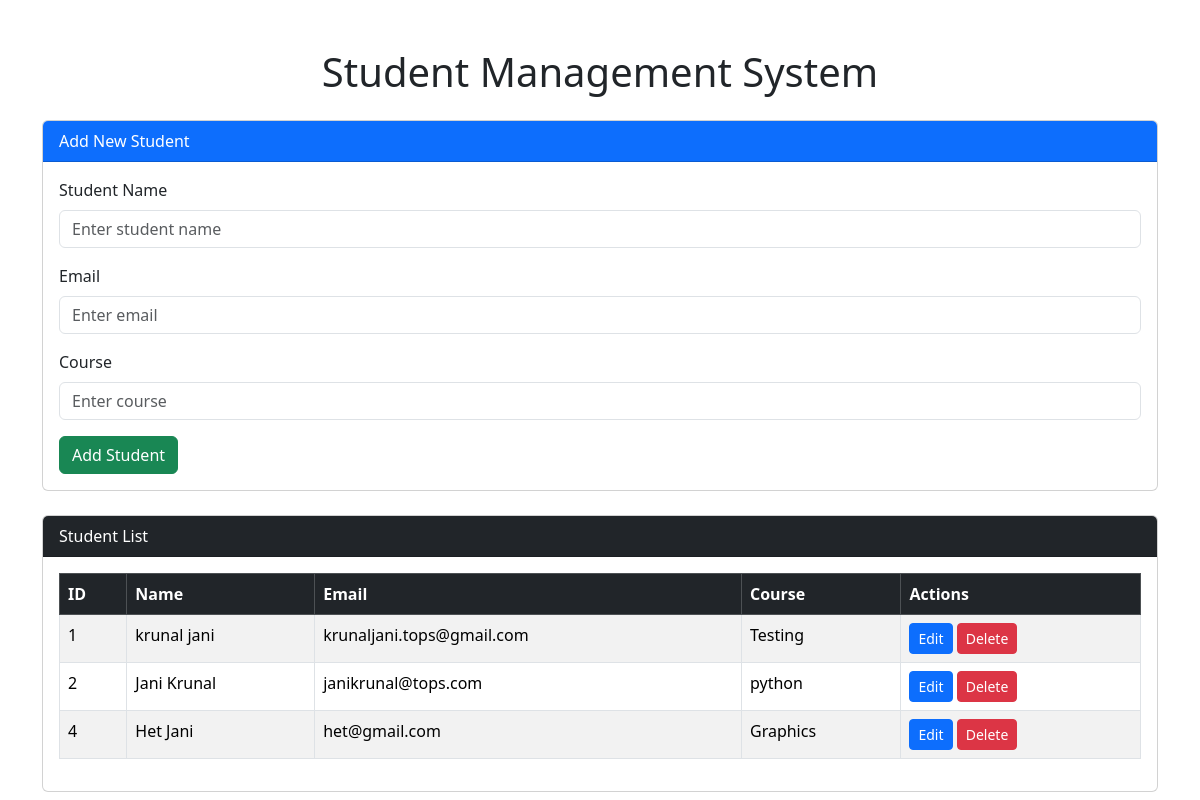
Before: / with the older database file.
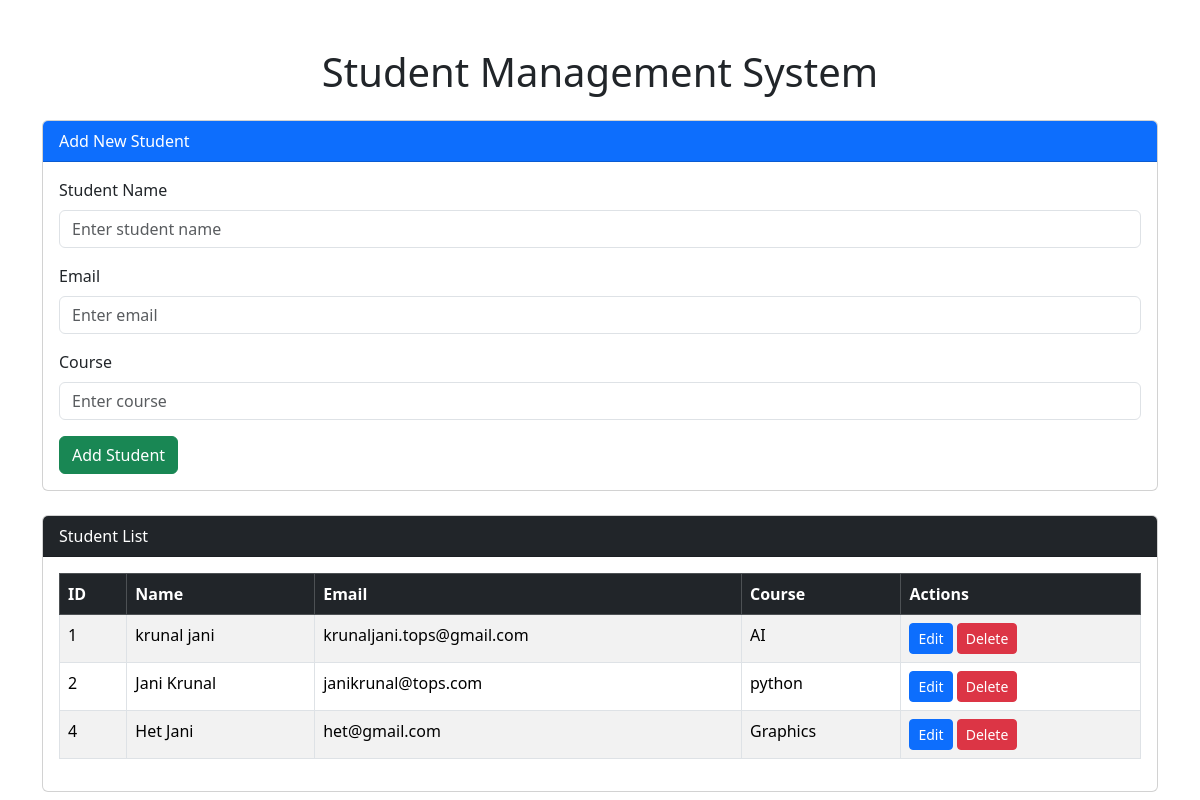
After: the same page with the newer database file.
### students/models.py (models this page shows, shortened)
class Student(models.Model):
    name = models.CharField(max_length=100)
    email = models.EmailField()
    course = models.CharField(max_length=100)

### students/views.py (the view, shortened to what this page needs)
# urls.py: path("", views.student_list, name="student_list"),
def student_list(request):
    students = Student.objects.all()
    return render(
        request,
        "student_list.html",
        {
            "students": students
        }
    )

### students/templates/student_list.html (shortened to what this page needs)
<!DOCTYPE html>
<html lang="en">
<head>
    <link
        href="https://cdn.jsdelivr.net/npm/bootstrap@5.3.3/dist/css/bootstrap.min.css"
        rel="stylesheet">
</head>
<body>
<div class="container mt-5">
    <h1 class="text-center mb-4">
        Student Management System
    </h1>
    <div class="card mb-4">
        <div class="card-header bg-primary text-white">
            Add New Student
        </div>
        <div class="card-body">
            <form method="POST">
                <div class="mb-3">
                    <label class="form-label">
                        Student Name
                    </label>
                    <input
                        type="text"
                        name="name"
                        class="form-control"
                        placeholder="Enter student name"
                        required>
                </div>
                <div class="mb-3">
                    <label class="form-label">
                        Email
                    </label>
                    <input
                        type="email"
                        name="email"
                        class="form-control"
                        placeholder="Enter email"
                        required>
                </div>
                <div class="mb-3">
                    <label class="form-label">
                        Course
                    </label>
                    <input
                        type="text"
                        name="course"
                        class="form-control"
                        placeholder="Enter course"
                        required>
                </div>
                <button
                    type="submit"
                    class="btn btn-success">
                    Add Student
                </button>
            </form>
        </div>
    </div>
    <div class="card">
        <div class="card-header bg-dark text-white">
            Student List
        </div>
        <div class="card-body">
            <table class="table table-bordered table-striped">
                <thead class="table-dark">
                    <tr>
                        <th>ID</th>
                        <th>Name</th>
                        <th>Email</th>
                        <th>Course</th>
                        <th>Actions</th>
                    </tr>
                </thead>
                <tbody>
                    {% for student in students %}
                    <tr>
                        <td>
                            {{ student.id }}
                        </td>
                        <td>
                            {{ student.name }}
                        </td>
                        <td>
                            {{ student.email }}
                        </td>
                        <td>
                            {{ student.course }}
                        </td>
                        <td>
                            <a
                                href="{% url 'edit_student' student.id %}"
                                class="btn btn-sm btn-primary">
                                Edit
                            </a>
                            <a
                                href="{% url 'delete_student' student.id %}"
                                class="btn btn-sm btn-danger">
                                Delete
                            </a>
                        </td>
                    </tr>
                    {% endfor %}
                </tbody>
            </table>
        </div>
    </div>
</div>
</body>
</html>

Changed rows visible on the page:
changed Student "krunal jani": course "Testing" → "AI"
